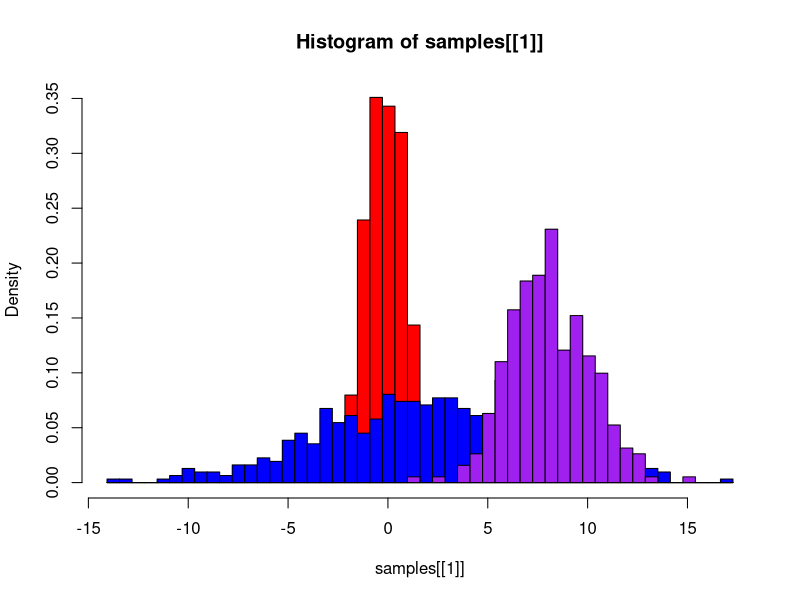
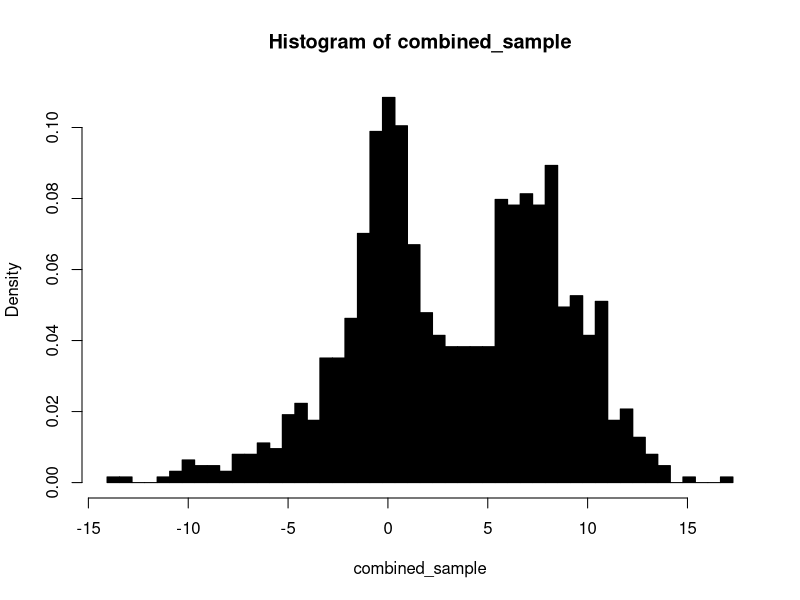
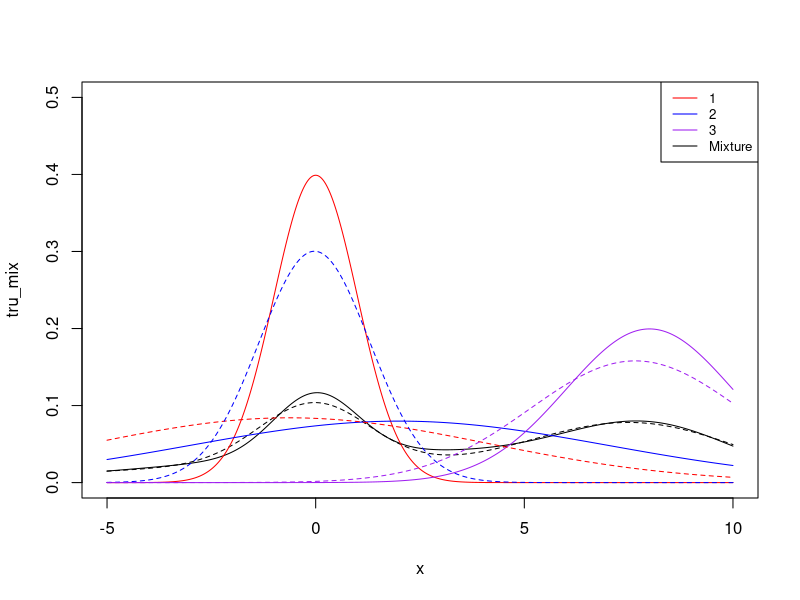

Source code (R) for these figures, in order:
## ---- chunk 1
knitr::opts_chunk$set(echo = TRUE)
## ---- chunk 2
library(hash)
# parameters
seed = 1
n = 1000
x = seq(-5, 10, 0.01)

# model param for more than 2 groups become vectors
# thetas must sum to 1
num_cls = 3
thetas = c(0.2, 0.5, 0.3)
deltas = c(0, 2, 8)
alphas = c(1, 5, 2)

# Specify list of colors, at least num_cls + 1 many distinct ones for plotting
cols = c('red','blue','purple','black')
## ---- chunk 3
# simulate sampling from mixture
set.seed(seed)
p = runif(n)

# determine sample size of each group
group_size = c()
for (i in 1:num_cls) {
  if (i == 1) {
    group_size[i] = sum(p < thetas[i])
  } else {
    group_size[i] = sum(p < sum(thetas[1:i]) & p >= sum(thetas[1:i-1]))
  }
}

# take samples based on parameters
samples = list()
for (i in 1:num_cls) {
  samples[[i]] = rnorm(group_size[i], deltas[i], alphas[i])
}

# combined sample
combined_sample = c()
for (i in 1:num_cls) {
  combined_sample = append(combined_sample, samples[[i]])
}

## ---- chunk 4
# histograms of samples - need to manually add histograms if more components due to color specification
x_lims = c(min(combined_sample), max(combined_sample))
bin_width = (x_lims[2]-x_lims[1])/50
p1 = hist(samples[[1]], col = cols[1], xlim = x_lims, prob = TRUE, breaks = seq(x_lims[1], x_lims[2], bin_width))
p2 = hist(samples[[2]], col = cols[2], xlim = x_lims, prob = TRUE, breaks = seq(x_lims[1], x_lims[2], bin_width), add = TRUE)
p3 = hist(samples[[3]], col = cols[3], xlim = x_lims, prob = TRUE, breaks = seq(x_lims[1], x_lims[2], bin_width), add = TRUE)
pc = hist(combined_sample, col = cols[4], xlim = x_lims, prob = TRUE, breaks = seq(x_lims[1], x_lims[2], bin_width))
## ---- chunk 5
# EM Fitting
library(mclust)
mod = Mclust(combined_sample)
## ---- chunk 6
# EM estimated parameters 
paste0("Number of Classes: ", mod$G)
est_params = data.frame(matrix(nrow = 3, ncol = num_cls))
rownames(est_params) = c("Delta","Alpha","Theta")
colnames(est_params) = seq(1,num_cls)
est_params["Delta",] = mod$parameters$mean
est_params["Alpha",] = sqrt(mod$parameters$variance$sigmasq)
est_params["Theta",] = mod$parameters$pro
est_params

# True parameters
tru_params = data.frame(matrix(nrow = 3, ncol = num_cls))
rownames(tru_params) = c("Delta","Alpha","Theta")
colnames(tru_params) = seq(1,num_cls)
tru_params["Delta",] = deltas
tru_params["Alpha",] = alphas
tru_params["Theta",] = thetas
tru_params

## ---- chunk 7
# plot densities of true and estimated densities

tru_dens = list()
for (i in 1:num_cls) {
  tru_dens[[i]] = dnorm(x, deltas[i], alphas[i])
}
tru_mix = tru_dens[[1]] * thetas[1]
for (i in 2:num_cls) {
  tru_mix = tru_mix + tru_dens[[i]] * thetas[i]
}

est_dens = list()
for (i in 1:num_cls) {
  est_dens[[i]] = dnorm(x, est_params['Delta',i], est_params['Alpha',i])
}
est_mix = est_dens[[1]] * est_params['Theta',1]
for (i in 2:num_cls) {
  est_mix = est_mix + est_dens[[i]] * est_params['Theta',i]
}

plot(x, tru_mix, col = cols[num_cls+1], type='l', ylim = c(0, 0.5))
lines(x, est_mix, col = cols[num_cls+1], lty=2)
for (i in 1:num_cls) {
  lines(x, tru_dens[[i]], col = cols[i])
}
for (i in 1:num_cls) {
  lines(x, est_dens[[i]], col = cols[i], lty=2)
}
legend("topright", legend=c(seq(1,num_cls), "Mixture"),
       col=cols, lty=1, cex=0.8)
